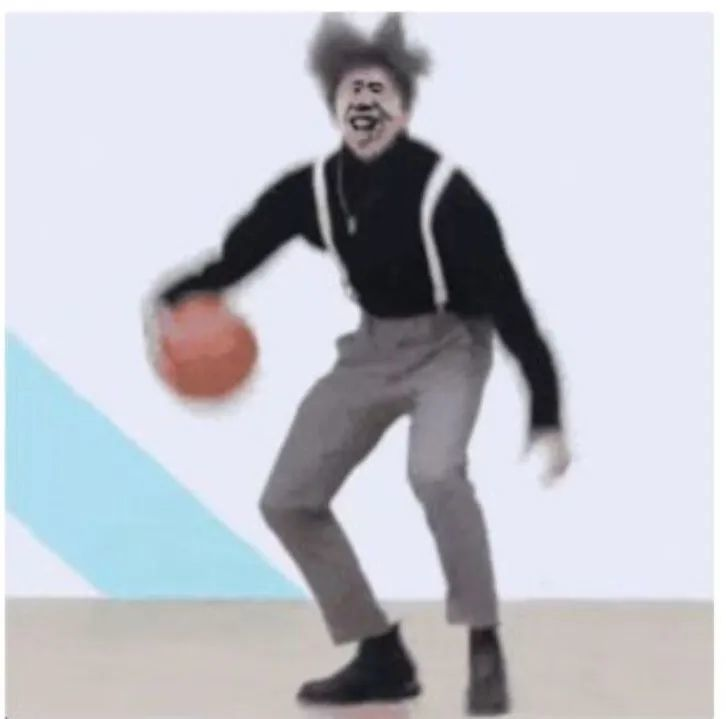
#> input picture jige.jpg, 726 x 719 px
$ python '08通道分离.py'
#> lines starting #> are read from the running program, lines starting #| are printed output that depends on the picture
from PIL import Image

img = Image.open('jige.jpg')
#> img is the input picture: PIL image 726x719 RGB; mean R, G, B 191.7, 193.5, 201.7
r, g, b = img.split()
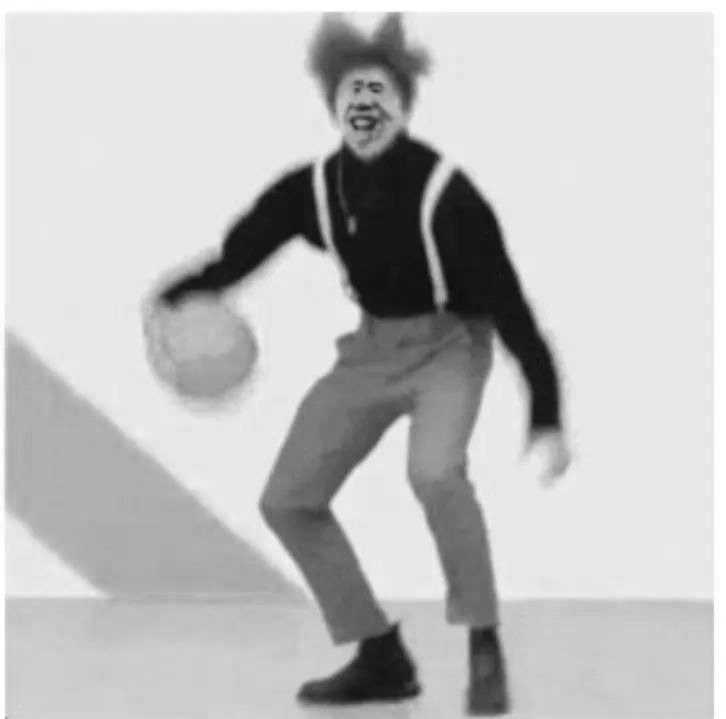
#> r: PIL image 726x719 L; min 10, max 255, mean 191.7
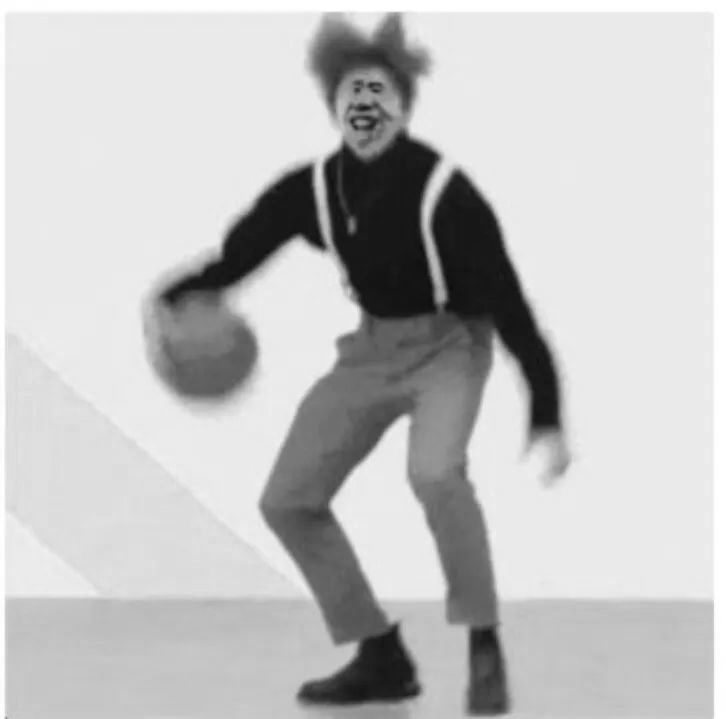
#> g: PIL image 726x719 L; min 9, max 255, mean 193.5
img_new = Image.merge("RGB", (g, r, b))
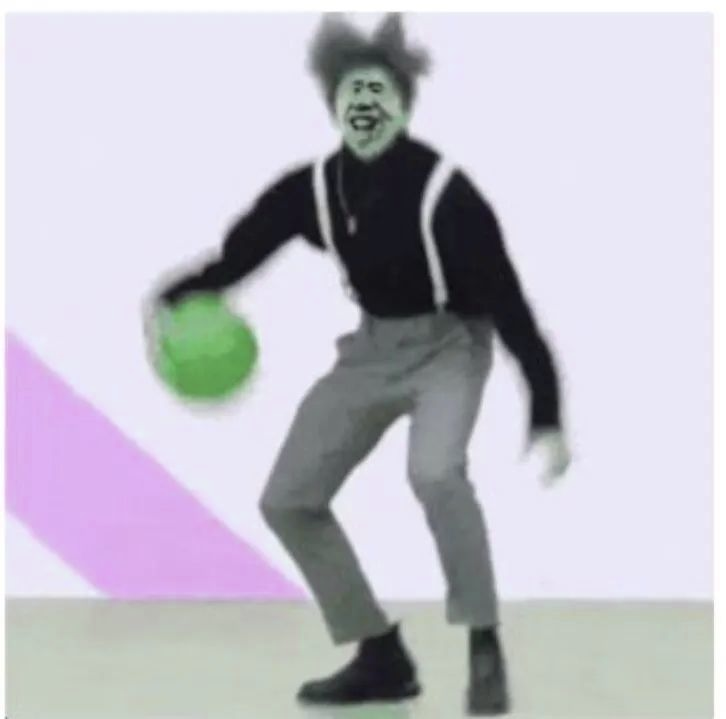
#> img_new: PIL image 726x719 RGB; mean R, G, B 193.5, 191.7, 201.7
# r.show()
# g.show()
# b.show()
img_new.show()

$ run again, with ikun.jpg copied over jige.jpg
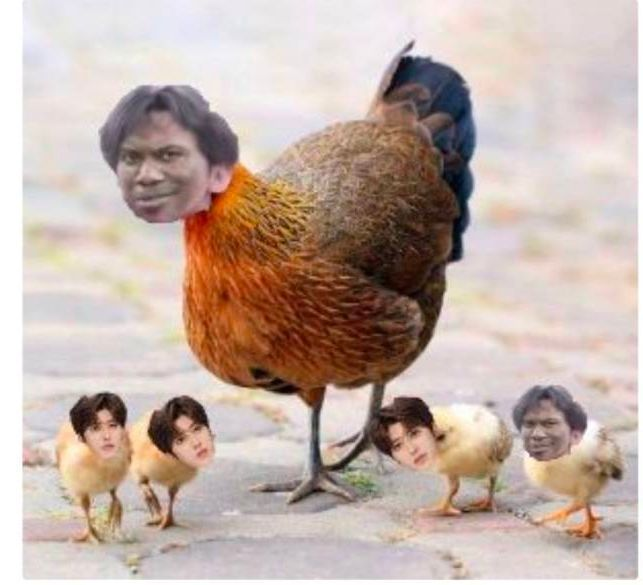
#> input picture ikun.jpg, 643 x 585 px
#> img is the input picture: PIL image 643x585 RGB; mean R, G, B 194.7, 176.3, 167.3
#> `r, g, b = img.split()`:
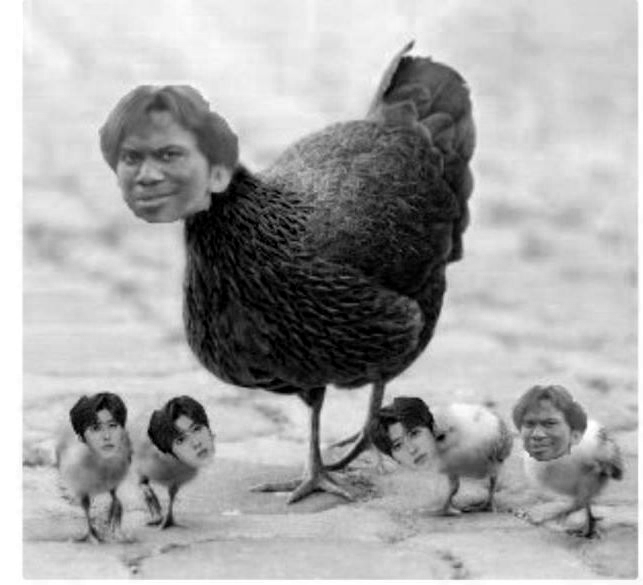
#> b: PIL image 643x585 L; min 0, max 255, mean 167.3
#> `img_new = Image.merge("RGB", (g, r, b))`:
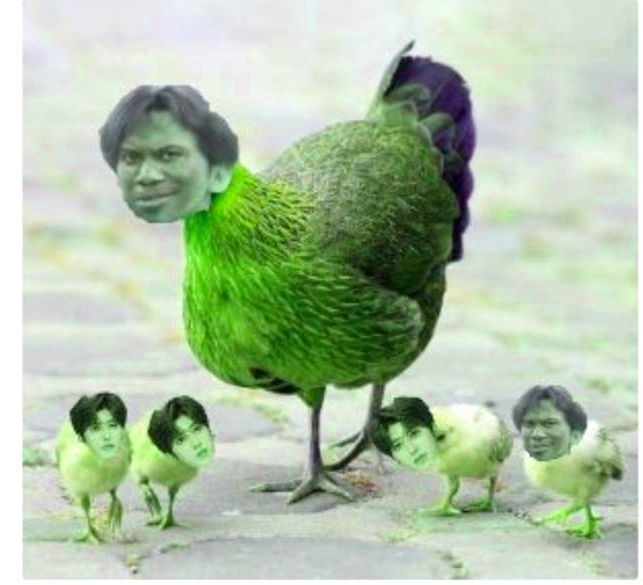
#> img_new: PIL image 643x585 RGB; mean R, G, B 176.3, 194.7, 167.3

$ run again, with yangdi.jpg copied over jige.jpg
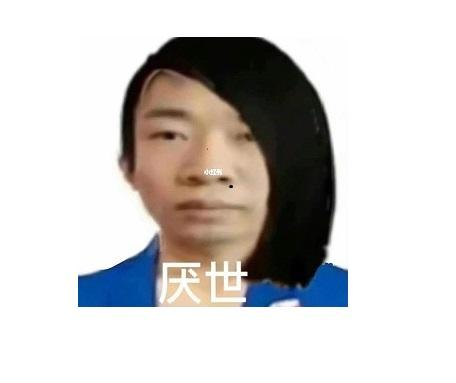
#> input picture yangdi.jpg, 456 x 383 px
#> img is the input picture: PIL image 456x383 RGB; mean R, G, B 205, 202.4, 200.8
#> `r, g, b = img.split()`:
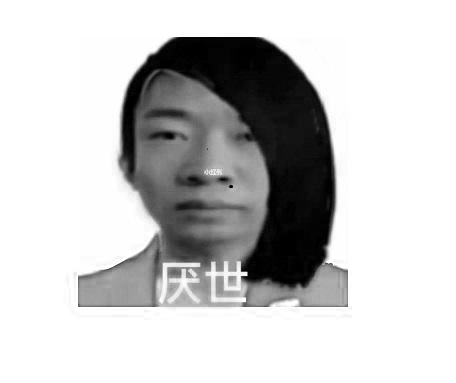
#> b: PIL image 456x383 L; min 0, max 255, mean 200.8
#> `img_new = Image.merge("RGB", (g, r, b))`:
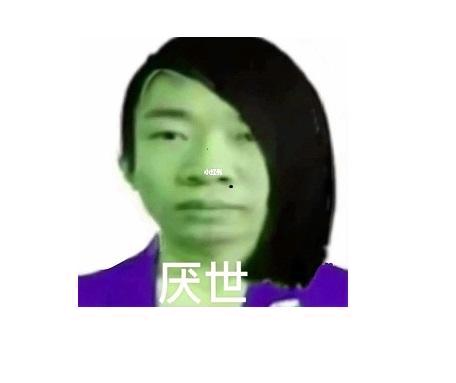
#> img_new: PIL image 456x383 RGB; mean R, G, B 202.4, 205, 200.8
